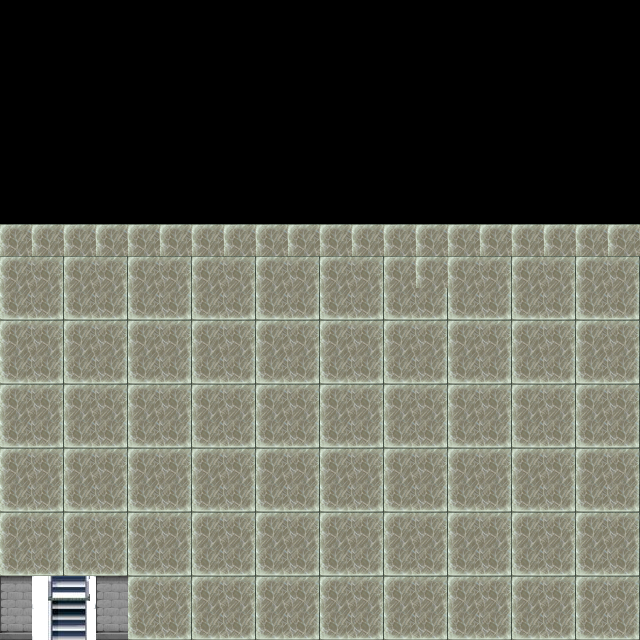

Rendered tile map (Tiled .tmx) drawn with the repository's tilesets; below, a short description and the full map source, tile grids included:
An orthogonal 20x20 tile map with 32x32 px tiles, 3 tile layers (suelo, escalera, paredes), 3 tilesets.

<map version="1.2" tiledversion="1.3.3" orientation="orthogonal" renderorder="right-down" width="20" height="20" tilewidth="32" tileheight="32" infinite="0" nextlayerid="4" nextobjectid="1">
 <tileset firstgid="1" source="suelos y paredes.tsx" />
 <tileset firstgid="241" source="paredes.tsx" />
 <tileset firstgid="369" source="ee15d1f08a44de8d3715a4e7c5f2a5df (2).tsx" />
 <layer id="1" name="suelo" width="20" height="20">
  <data encoding="csv">
0,0,0,0,0,0,0,0,0,0,0,0,0,0,0,0,0,0,0,0,
0,0,0,0,0,0,0,0,0,0,0,0,0,0,0,0,0,0,0,0,
0,0,0,0,0,0,0,0,0,0,0,0,0,0,0,0,0,0,0,0,
0,0,0,0,0,0,0,0,0,0,0,0,0,0,0,0,0,0,0,0,
0,0,0,0,0,0,0,0,0,0,0,0,0,0,0,0,0,0,0,0,
0,0,0,0,0,0,0,0,0,0,0,0,0,0,0,0,0,0,0,0,
0,0,0,0,0,0,0,0,0,0,0,0,0,0,0,0,0,0,0,0,
27,27,27,27,27,27,27,27,27,27,27,27,27,27,27,27,27,27,27,27,
27,28,27,28,27,28,27,28,27,28,27,28,27,27,27,28,27,28,27,28,
43,44,43,44,43,44,43,44,43,44,43,44,43,44,43,44,43,44,43,44,
27,28,27,28,27,28,27,28,27,28,27,28,27,28,27,28,27,28,27,28,
43,44,43,44,43,44,43,44,43,44,43,44,43,44,43,44,43,44,43,44,
27,28,27,28,27,28,27,28,27,28,27,28,27,28,27,28,27,28,27,28,
43,44,43,44,43,44,43,44,43,44,43,44,43,44,43,44,43,44,43,44,
27,28,27,28,27,28,27,28,27,28,27,28,27,28,27,28,27,28,27,28,
43,44,43,44,43,44,43,44,43,44,43,44,43,44,43,44,43,44,43,44,
27,28,27,28,27,28,27,28,27,28,27,28,27,28,27,28,27,28,27,28,
43,44,43,44,43,44,43,44,43,44,43,44,43,44,43,44,43,44,43,44,
27,88,88,28,27,28,27,28,27,28,27,28,27,28,27,28,27,28,27,28,
43,88,88,44,43,44,43,44,43,44,43,44,43,44,43,44,43,44,43,44
</data>
 </layer>
 <layer id="3" name="escalera" width="20" height="20">
  <data encoding="csv">
0,0,0,0,0,0,0,0,0,0,0,0,0,0,0,0,0,0,0,0,
0,0,0,0,0,0,0,0,0,0,0,0,0,0,0,0,0,0,0,0,
0,0,0,0,0,0,0,0,0,0,0,0,0,0,0,0,0,0,0,0,
0,0,0,0,0,0,0,0,0,0,0,0,0,0,0,0,0,0,0,0,
0,0,0,0,0,0,0,0,0,0,0,0,0,0,0,0,0,0,0,0,
0,0,0,0,0,0,0,0,0,0,0,0,0,0,0,0,0,0,0,0,
0,0,0,0,0,0,0,0,0,0,0,0,0,0,0,0,0,0,0,0,
0,0,0,0,0,0,0,0,0,0,0,0,0,0,0,0,0,0,0,0,
0,0,0,0,0,0,0,0,0,0,0,0,0,0,0,0,0,0,0,0,
0,0,0,0,0,0,0,0,0,0,0,0,0,0,0,0,0,0,0,0,
0,0,0,0,0,0,0,0,0,0,0,0,0,0,0,0,0,0,0,0,
0,0,0,0,0,0,0,0,0,0,0,0,0,0,0,0,0,0,0,0,
0,0,0,0,0,0,0,0,0,0,0,0,0,0,0,0,0,0,0,0,
0,0,0,0,0,0,0,0,0,0,0,0,0,0,0,0,0,0,0,0,
0,0,0,0,0,0,0,0,0,0,0,0,0,0,0,0,0,0,0,0,
0,0,0,0,0,0,0,0,0,0,0,0,0,0,0,0,0,0,0,0,
0,0,0,0,0,0,0,0,0,0,0,0,0,0,0,0,0,0,0,0,
0,0,0,0,0,0,0,0,0,0,0,0,0,0,0,0,0,0,0,0,
0,374,375,0,0,0,0,0,0,0,0,0,0,0,0,0,0,0,0,0,
0,384,385,0,0,0,0,0,0,0,0,0,0,0,0,0,0,0,0,0
</data>
 </layer>
 <layer id="2" name="paredes" width="20" height="20">
  <data encoding="csv">
0,0,0,0,0,0,0,0,0,0,0,0,0,0,0,0,0,0,0,0,
0,0,0,0,0,0,0,0,0,0,0,0,0,0,0,0,0,0,0,0,
0,0,0,0,0,0,0,0,0,0,0,0,0,0,0,0,0,0,0,0,
0,0,0,0,0,0,0,0,0,0,0,0,0,0,0,0,0,0,0,0,
0,0,0,0,0,0,0,0,0,0,0,0,0,0,0,0,0,0,0,0,
0,0,0,0,0,0,0,0,0,0,0,0,0,0,0,0,0,0,0,0,
0,0,0,0,0,0,0,0,0,0,0,0,0,0,0,0,0,0,0,0,
0,0,0,0,0,0,0,0,0,0,0,0,0,0,0,0,0,0,0,0,
0,0,0,0,0,0,0,0,0,0,0,0,0,0,0,0,0,0,0,0,
0,0,0,0,0,0,0,0,0,0,0,0,0,0,0,0,0,0,0,0,
0,0,0,0,0,0,0,0,0,0,0,0,0,0,0,0,0,0,0,0,
0,0,0,0,0,0,0,0,0,0,0,0,0,0,0,0,0,0,0,0,
0,0,0,0,0,0,0,0,0,0,0,0,0,0,0,0,0,0,0,0,
0,0,0,0,0,0,0,0,0,0,0,0,0,0,0,0,0,0,0,0,
0,0,0,0,0,0,0,0,0,0,0,0,0,0,0,0,0,0,0,0,
0,0,0,0,0,0,0,0,0,0,0,0,0,0,0,0,0,0,0,0,
0,0,0,0,0,0,0,0,0,0,0,0,0,0,0,0,0,0,0,0,
0,0,0,0,0,0,0,0,0,0,0,0,0,0,0,0,0,0,0,0,
277,0,0,277,0,0,0,0,0,0,0,0,0,0,0,0,0,0,0,0,
293,0,0,293,0,0,0,0,0,0,0,0,0,0,0,0,0,0,0,0
</data>
 </layer>
</map>
